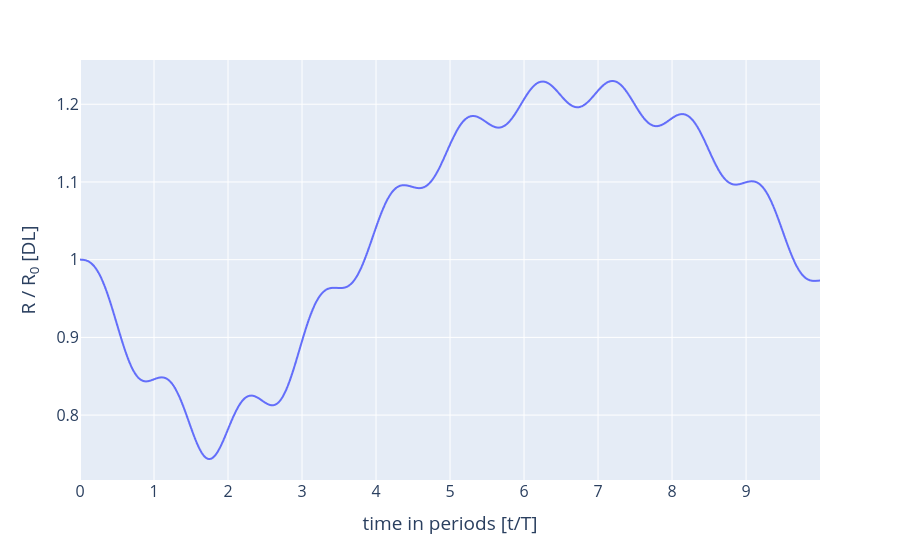

Notebook code cell kept with this figure:
### Markdown cell above
Visualise the results:

### Code cell
fig = px.line(x=BD_obj.time / period, y=BD_obj.R)
fig.update_layout(
    xaxis=dict(title="time in periods [t/T]"),
    yaxis=dict(title="R / R<sub>0</sub> [DL]"), font_size=16, #r"$\text{Relative radius } [R/R_0]$"), font_size = 16,
)
fig.show()

### Figure 1 — Plotly figure (JSON) as saved in the notebook; plotly's stock layout.template omitted (floating-point values rounded to 4 significant figures; data arrays with more than 128 entries replaced by an {"elided": "..."} marker saying what was removed)
{"data": [{"hovertemplate": "x=%{x}<br>y=%{y}<extra></extra>", "legendgroup": "", "line": {"color": "#636efa", "dash": "solid"}, "marker": {"symbol": "circle"}, "mode": "lines", "name": "", "showlegend": false, "type": "scattergl", "x": {"elided": "10000 float values"}, "xaxis": "x", "y": {"elided": "10000 float values"}, "yaxis": "y"}], "layout": {"autosize": true, "font": {"size": 16}, "legend": {"tracegroupgap": 0}, "margin": {"t": 60}, "xaxis": {"anchor": "y", "autorange": true, "domain": [0, 1], "range": [0, 9.999], "title": {"text": "time in periods [t/T]"}, "type": "linear"}, "yaxis": {"anchor": "x", "autorange": true, "domain": [0, 1], "range": [0.7165, 1.257], "title": {"text": "R / R<sub>0</sub> [DL]"}, "type": "linear"}}}
